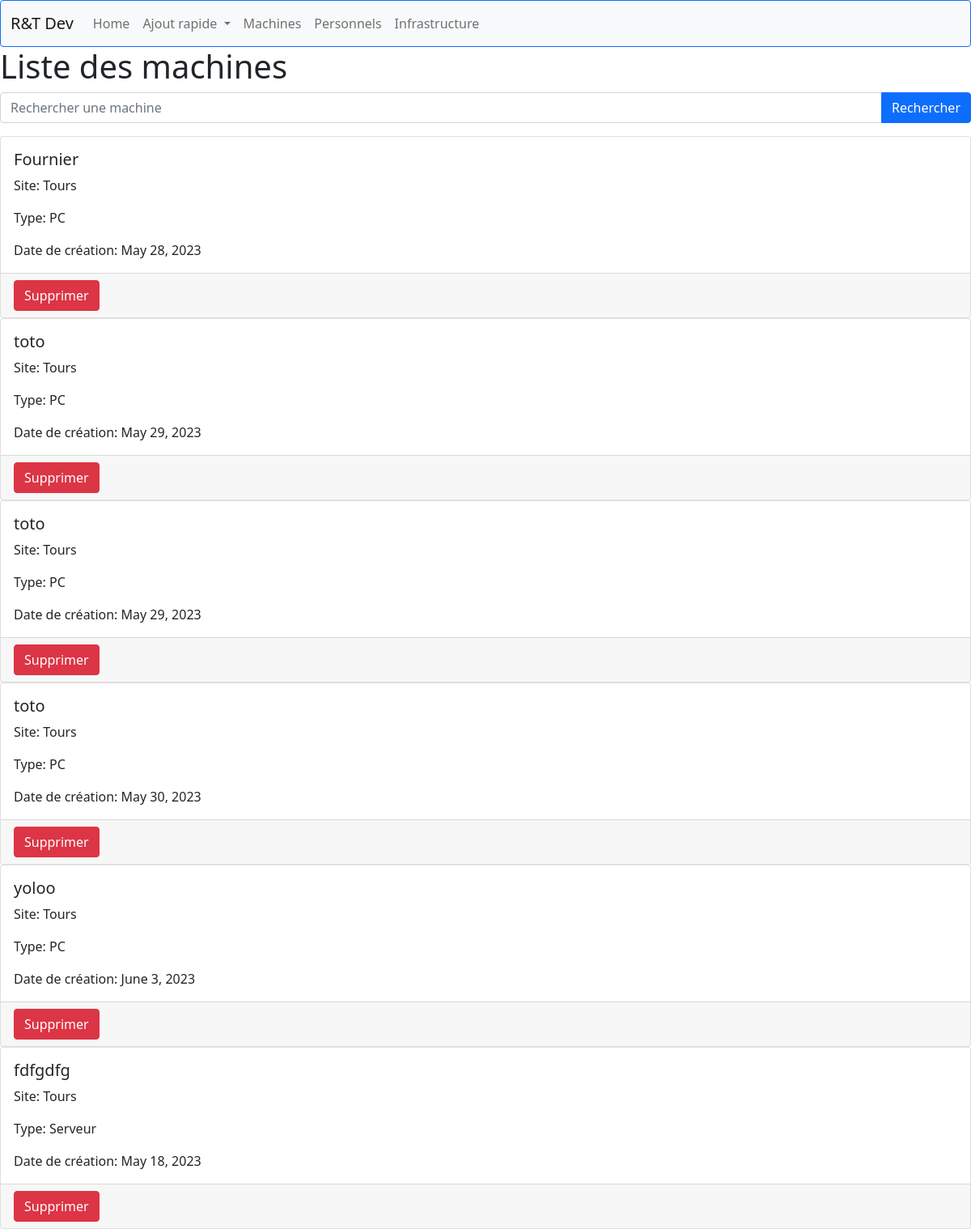
Page /computerApp/machines/ on the committed database.
### computerApp/models.py (models this page shows, shortened)
class Machine(models.Model):
    TYPE = (
        ('PC', 'Windows'),
        ('Mac', 'MacOS'),
        ('Serveur', 'Serveur'),
        ('Switch', 'Switch'),
    )
    id = models.AutoField(primary_key=True, editable=False)
    nom = models.CharField(max_length=30)
    creation_date = models.DateField(default=datetime.now())
    mach = models.CharField(max_length=32, choices=TYPE, default='PC')
    address_ip = models.GenericIPAddressField(
        protocol='IPv4',
        validators=[
            RegexValidator(
                regex=r'^(?!0\.0\.0\.0$)'
            ),
            validate_ipv4_address
        ],
        unique=True,
        default='0.0.0.0'
    )
    SITE = (
        ('Tours', 'Tours'),
        ('Paris', 'Paris')
    )
    site = models.CharField(max_length=10, choices=SITE, default='Paris')
    personnel = models.OneToOneField('Personnel', on_delete=models.SET_NULL, null=True, blank=True,
                                     related_name='machine_attitre')
    administrateur = models.ForeignKey(
        'Personnel',
        on_delete=models.SET_NULL,
        null=True,
        blank=True,
        related_name='administrateur_machines',
        limit_choices_to=Q(role='Administrateur') & Q(site=models.F('site'))
    )

### computerApp/views.py (the view)
# urls.py: path('machines/',views.machine_list_view, name='machines'),
def machine_list_view(request):
    search_query = request.GET.get('search_query', '')
    machines = Machine.objects.all()
    if search_query:
        machines = machines.filter(nom__icontains=search_query) | machines.filter(mach__icontains=search_query) | machines.filter(site__icontains=search_query)
    context = {'machines': machines, 'search_query': search_query}
    return render(request, 'computerApp/machine_list.html', context)

### computerApp/templates/computerApp/machine_list.html (shortened to what this page needs)
{% extends "index.html"%}
{% block content %}
<h1> Liste des machines </h1>
<form method="GET" action="">
  <div class="input-group mb-3">
    <input type="text" class="form-control" name="search_query" placeholder="Rechercher une machine" aria-label="Rechercher une machine" aria-describedby="search-button" value="{{ search_query }}">
    <button class="btn btn-primary" type="submit" id="search-button">Rechercher</button>
  </div>
</form>
{% for machine in machines %}
  <div class="card">
    <div class="card-body">
      <h5 class="card-title">{{ machine.nom }}</h5>
      <p class="card-text">Site: {{ machine.site }}</p>
      <p class="card-text">Type: {{ machine.mach }}</p>
      <p class="card-text">Date de création: {{ machine.creation_date }}</p>
    </div>
    <div class="card-footer text-right">
      <form method="POST" action="{% url 'delete_machine' machine.id %}" class="d-inline">
        <button type="submit" class="btn btn-danger" onclick="return confirm('Êtes-vous sûr de vouloir supprimer cette machine ?')">Supprimer</button>
      </form>
    </div>
  </div>
{% empty %}
  <p>Aucune machine trouvée.</p>
{% endfor %}
{% endblock %}

### rows in the picture
Machine: nom "Fournier", site "Tours", mach "PC", creation_date "May 28, 2023"
Machine: nom "toto", site "Tours", mach "PC", creation_date "May 29, 2023"
Machine: nom "toto", site "Tours", mach "PC", creation_date "May 29, 2023"
Machine: nom "toto", site "Tours", mach "PC", creation_date "May 30, 2023"
Machine: nom "yoloo", site "Tours", mach "PC", creation_date "June 3, 2023"
Machine: nom "fdfgdfg", site "Tours", mach "Serveur", creation_date "May 18, 2023"
